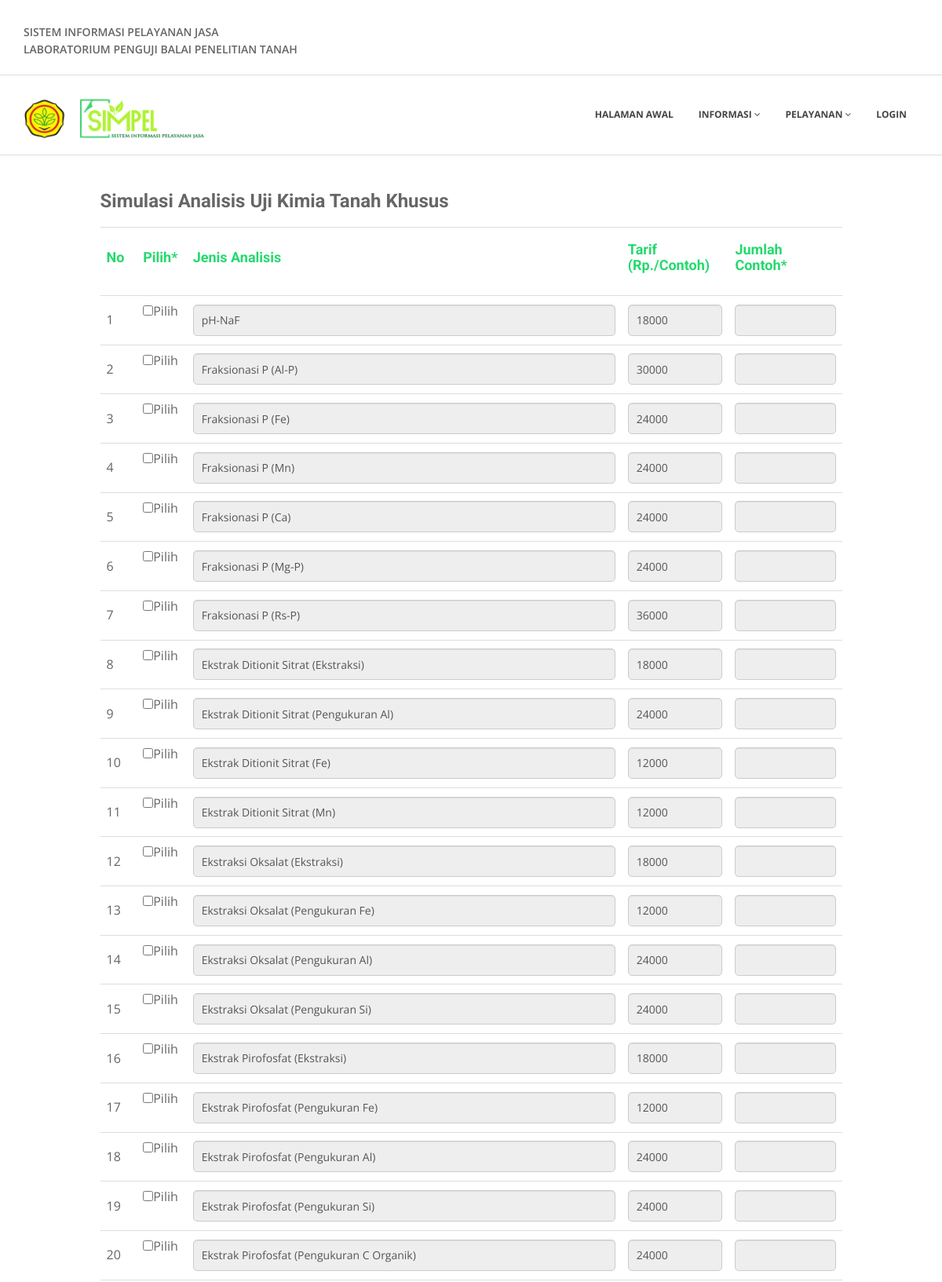
Page /user/index.php?view=simulasi-kimia-khusus (upper part) on the committed database.
### tables this page shows
CREATE TABLE `pertanyaan` (
  `kode_pertanyaan` varchar(10) NOT NULL,
  `kode_analisis` varchar(10) NOT NULL,
  `isi_pertanyaan` text NOT NULL,
  `tarif` double NOT NULL,
  `kelompok` varchar(10) NOT NULL
);

### user/simulasi/simulasikimiakhusus.php (the view, shortened to what this page needs)
<div class="container">
	<div class="row">
		<div class="col-xs-10 col-md-10 col-md-offset-1">
			<h3>Simulasi Analisis Uji Kimia Tanah Khusus</h3>
				<div class="row">
					<div class="col-lg-12">
						<checkbox name="pertanyaan" value="">
						<table class="table" width="1000px" cellpadding="2"  cellspacing="3" align="center">
							<tr>
								<td width="2%"><h4> <font color="#23d96d">  No </font></h4></td>
								<td width="2%"><h4> <font color="#23d96d">  Pilih* </font></h4></td>
								<td width="50%"><h4> <font color="#23d96d">  Jenis Analisis </font></h4></td>
								<td width="10%"><h4> <font color="#23d96d">  Tarif (Rp./Contoh) </font></h4></td>
								<td width="13%"><h4> <font color="#23d96d">  Jumlah Contoh* </font></h4></td>
							</tr>
							<?php
							include "koneksi.php";
							$banyaknya=1;
							$no=1;
							$select = mysqli_query($connect, "SELECT* FROM pertanyaan WHERE kode_analisis = 'KThK'");
							while($hasil = mysqli_fetch_array($select))
							{
							?>
							<tr>
								<td> <?php echo $no; $no++; ?></td>
								<td>
									<input type="checkbox" name="pertanyaan[]" value="<?php echo $hasil['kode_pertanyaan']; ?>" id="<?php echo "cekbox".$banyaknya; ?>" onclick="run(<?php echo $banyaknya; ?>);" />Pilih<br /><br />
								</td>
								<td>
									<input type="text" id="<?php echo "isi".$banyaknya; ?>" class="form-control input-lg" value="<?php echo $hasil['isi_pertanyaan']; ?>" readonly disabled>
								</td>
								<td>
									<input type="text" id="<?php echo "tarif".$banyaknya; ?>" class="form-control input-lg" value="<?php echo $hasil['tarif'];?>" readonly >
								</td>
								<td>
									<input type="number" name="banyaknya" id="<?php echo "index".$banyaknya; ?>"value="" disabled onchange="total(<?php echo $hasil['tarif'];?>, <?php echo "'"."index".$banyaknya."'"; ?>, <?php echo "'"."coba".$banyaknya."'"; ?>);" class="form-control input-lg">
								</td>
							</tr>
							<?php
							$banyaknya++;
							}
							?>
						</table>
					</div>
				</div>
			</div>
		</div>
	</div>

### user/css/style.css (style rules this page uses)
body { font-family:'Open Sans', Arial, sans-serif; font-size:14px; font-weight:300; line-height:1.6em; color:#656565; }
h1,h2, h3, h4, h5, h6 { font-family:'Roboto', sans-serif; font-weight:700; line-height:1.1em; color:#666; margin-bottom: 20px; }
.row,.row-fluid { margin-bottom:30px; }
.row .row,.row-fluid .row-fluid { margin-bottom:0px; }

### user/bodybg/bg1.css (style rules this page uses)
body { background: url(../img/bodybg/bg1.png) repeat left top; }

### rows in the picture
pertanyaan: isi_pertanyaan "pH-NaF", tarif "18000"
pertanyaan: isi_pertanyaan "Fraksionasi P (Al-P)", tarif "30000"
pertanyaan: isi_pertanyaan "Fraksionasi P (Fe)", tarif "24000"
pertanyaan: isi_pertanyaan "Fraksionasi P (Mn)", tarif "24000"
pertanyaan: isi_pertanyaan "Fraksionasi P (Ca)", tarif "24000"
pertanyaan: isi_pertanyaan "Fraksionasi P (Mg-P)", tarif "24000"
pertanyaan: isi_pertanyaan "Fraksionasi P (Rs-P)", tarif "36000"
pertanyaan: isi_pertanyaan "Ekstrak Ditionit Sitrat (Ekstraksi)", tarif "18000"
pertanyaan: isi_pertanyaan "Ekstrak Ditionit Sitrat (Pengukuran Al)", tarif "24000"
pertanyaan: isi_pertanyaan "Ekstrak Ditionit Sitrat (Fe)", tarif "12000"
pertanyaan: isi_pertanyaan "Ekstrak Ditionit Sitrat (Mn)", tarif "12000"
pertanyaan: isi_pertanyaan "Ekstraksi Oksalat (Ekstraksi)", tarif "18000"
pertanyaan: isi_pertanyaan "Ekstraksi Oksalat (Pengukuran Fe)", tarif "12000"
pertanyaan: isi_pertanyaan "Ekstraksi Oksalat (Pengukuran Al)", tarif "24000"
pertanyaan: isi_pertanyaan "Ekstraksi Oksalat (Pengukuran Si)", tarif "24000"
pertanyaan: isi_pertanyaan "Ekstrak Pirofosfat (Ekstraksi)", tarif "18000"
pertanyaan: isi_pertanyaan "Ekstrak Pirofosfat (Pengukuran Fe)", tarif "12000"
pertanyaan: isi_pertanyaan "Ekstrak Pirofosfat (Pengukuran Al)", tarif "24000"
pertanyaan: isi_pertanyaan "Ekstrak Pirofosfat (Pengukuran Si)", tarif "24000"
pertanyaan: isi_pertanyaan "Ekstrak Pirofosfat (Pengukuran C Organik)", tarif "24000"
